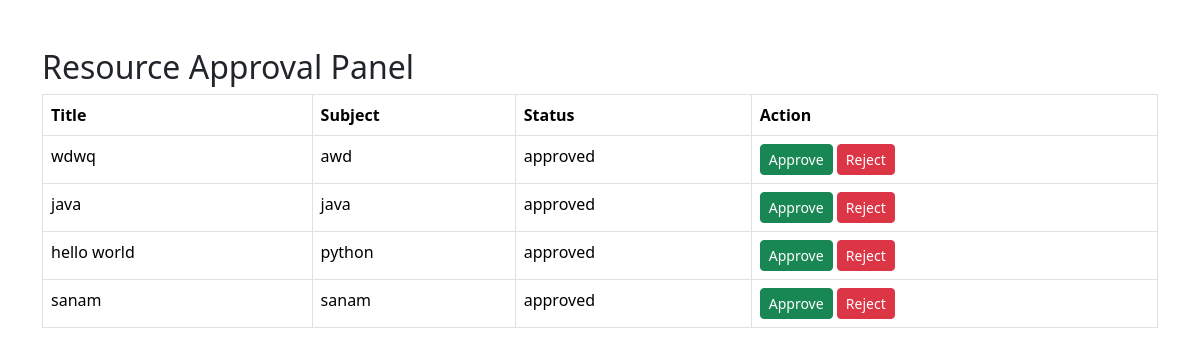
Page /admin-resources/ on the earlier database version.
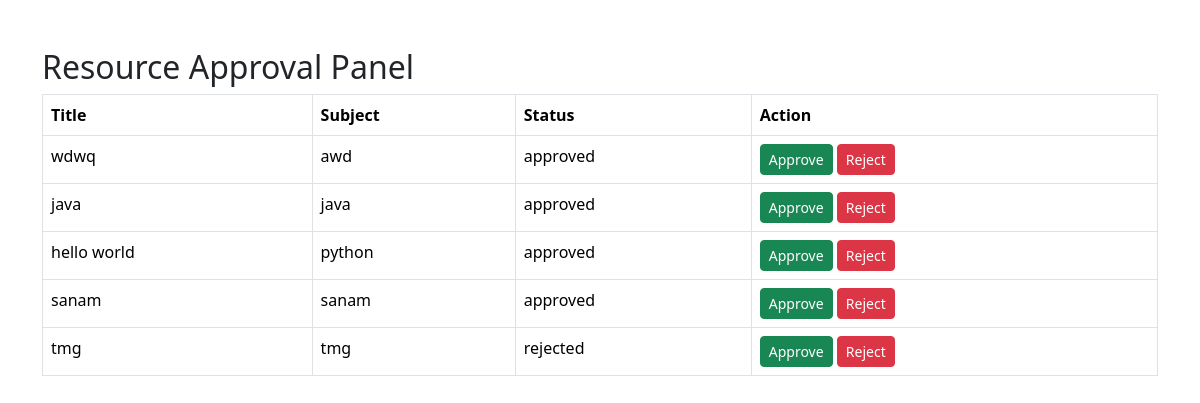
Same page on the later database version.
### learning/models.py (models this page shows, shortened)
class Resource(models.Model):
    STATUS_CHOICES = [
    ('pending', 'Pending'),
    ('approved', 'Approved'),
    ('rejected', 'Rejected'),
]
    title = models.CharField(max_length=200)
    subject = models.CharField(max_length=100)
    description = models.TextField()
    file_link = models.CharField(max_length=500)
    status = models.CharField(
        max_length=20,
        choices=STATUS_CHOICES,
        default='pending'
    )
    uploaded_by = models.CharField(max_length=100)

### learning/views.py (the view)
def admin_resources(request):
    resources = Resource.objects.all()
    return render(
        request,
        'learning/admin_resources.html',
        {
            'resources': resources
        }
    )

### learning/templates/learning/admin_resources.html (shortened to what this page needs)
<!DOCTYPE html>
<html>
<head>
    <link href="https://cdn.jsdelivr.net/npm/bootstrap@5.3.3/dist/css/bootstrap.min.css" rel="stylesheet">
</head>
<body>
<div class="container mt-5">
    <h2>Resource Approval Panel</h2>
    <table class="table table-bordered">
        <tr>
            <th>Title</th>
            <th>Subject</th>
            <th>Status</th>
<th>Action</th>
        </tr>
        {% for resource in resources %}
        <tr>
            <td>{{ resource.title }}</td>
            <td>{{ resource.subject }}</td>
            <td>{{ resource.status }}</td>
<td>
    <a href="/approve-resource/{{ resource.id }}/"
       class="btn btn-success btn-sm">
        Approve
    </a>
    <a href="/reject-resource/{{ resource.id }}/"
       class="btn btn-danger btn-sm">
        Reject
    </a>
</td>
        </tr>
        {% endfor %}
    </table>
</div>
</body>
</html>

Differences in the rows shown:
added Resource: title "tmg", subject "tmg", status "rejected"
